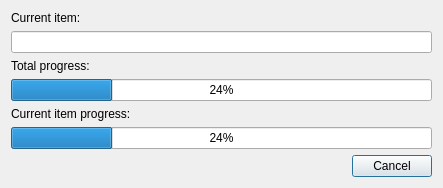
<?xml version="1.0" encoding="UTF-8"?>
<ui version="4.0">
 <class>FileProgressDialog</class>
 <widget class="QDialog" name="FileProgressDialog">
  <property name="geometry">
   <rect>
    <x>0</x>
    <y>0</y>
    <width>443</width>
    <height>178</height>
   </rect>
  </property>
  <property name="windowTitle">
   <string>Progress</string>
  </property>
  <layout class="QVBoxLayout" name="verticalLayout">
   <item>
    <widget class="QLabel" name="label_current_item">
     <property name="text">
      <string>Current item:</string>
     </property>
    </widget>
   </item>
   <item>
    <widget class="QLineEdit" name="edit_current_item">
     <property name="readOnly">
      <bool>true</bool>
     </property>
    </widget>
   </item>
   <item>
    <widget class="QLabel" name="label_progress_total">
     <property name="text">
      <string>Total progress:</string>
     </property>
    </widget>
   </item>
   <item>
    <widget class="QProgressBar" name="progress_total">
     <property name="value">
      <number>24</number>
     </property>
    </widget>
   </item>
   <item>
    <widget class="QLabel" name="label_progress_current">
     <property name="text">
      <string>Current item progress:</string>
     </property>
    </widget>
   </item>
   <item>
    <widget class="QProgressBar" name="progress_current">
     <property name="value">
      <number>24</number>
     </property>
    </widget>
   </item>
   <item>
    <widget class="QDialogButtonBox" name="button_box">
     <property name="standardButtons">
      <set>QDialogButtonBox::Cancel</set>
     </property>
    </widget>
   </item>
  </layout>
 </widget>
 <resources/>
 <connections/>
</ui>
